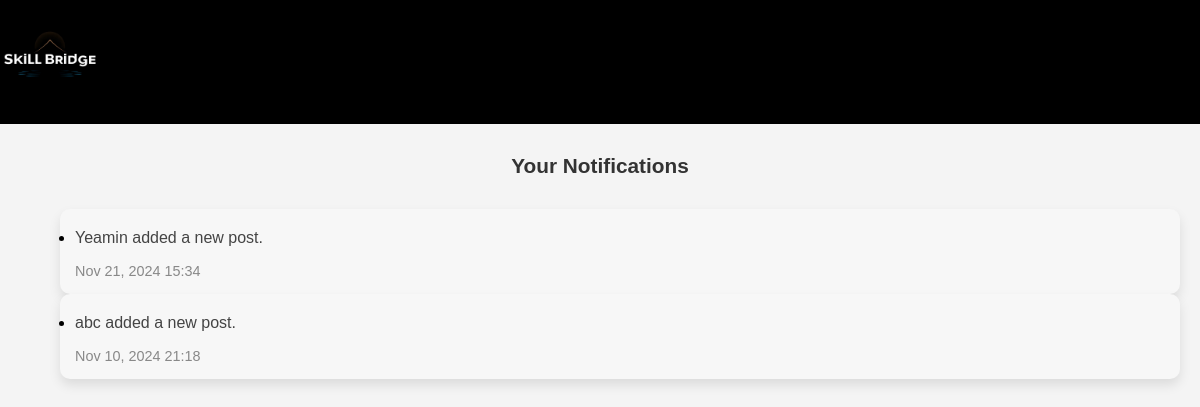
Screenshot of /notifications/ (signed in) with the database file from the repository.
### community/models.py (models this page shows, shortened)
class Notification(models.Model):
    user = models.ForeignKey(User, on_delete=models.CASCADE, related_name='notifications')
    notification = models.TextField()
    timestamp = models.DateTimeField(auto_now_add=True)

### community/views.py (the view)
# urls.py: path('notifications/', views.notifications, name='notifications'),
@login_required
def notifications(request):
    user_notifications = request.user.notifications.order_by('-timestamp')
    return render(request, 'notifications.html', {'notifications': user_notifications})

### templates/notifications.html (shortened to what this page needs)
{% load static %}
<!DOCTYPE html>
<html lang="en">
<head>
</head>
<body>
    <div class="header">
        <img src="{% static 'media/mainlogo.jpg' %}" alt="SKILL Logo">
    </div>
    <div class="notifications-section">
            <h2>Your Notifications</h2>
            <div class="notifications-grid">
                {% if notifications %}
                    <ul>
                        {% for notification in notifications %}
                        <div class="notification-card">
                            <li>
                                <p>{{ notification.notification }}</p>
                                <small>{{ notification.timestamp|date:"M d, Y H:i" }}</small>
                            </li>
                        </div>
                        {% endfor %}
                    </ul>
                {% else %}
                    <p>No notifications yet.</p>
                {% endif %}
            </div>
    </div>
</body>
</html>

### templates/notifications.html (style rules this page uses)
body { font-family: 'Montserrat', sans-serif; margin: 0; padding: 0; background-color: #f4f4f4; overflow-x: hidden; }
.header { background-color: #000000; padding: 10px 0; color: white; }
.header img { height: 100px; width: 100px; }
.notifications-section { margin-top: 30px; padding: 0 20px; text-align: left; }
.notifications-section h2 { font-size: 1.3rem; font-weight: bold; margin-bottom: 15px; color: #333; text-align: center; }
.notifications-grid { display: grid; grid-template-columns: 1fr; gap: 20px; margin: 0; }
.notification-card { background-color: #f7f7f7; border-radius: 10px; padding: 15px; text-align: left; box-shadow: 0 6px 12px rgba(0, 0, 0, 0.1); }
.notification-card p { margin-top: 5px; font-size: 1rem; color: #444; }
.notification-card small { display: block; margin-top: 5px; font-size: 0.9rem; color: #888; }

### rows the page displays
Notification: notification "Yeamin added a new post.", timestamp "Nov 21, 2024 15:34"
Notification: notification "abc added a new post.", timestamp "Nov 10, 2024 21:18"
